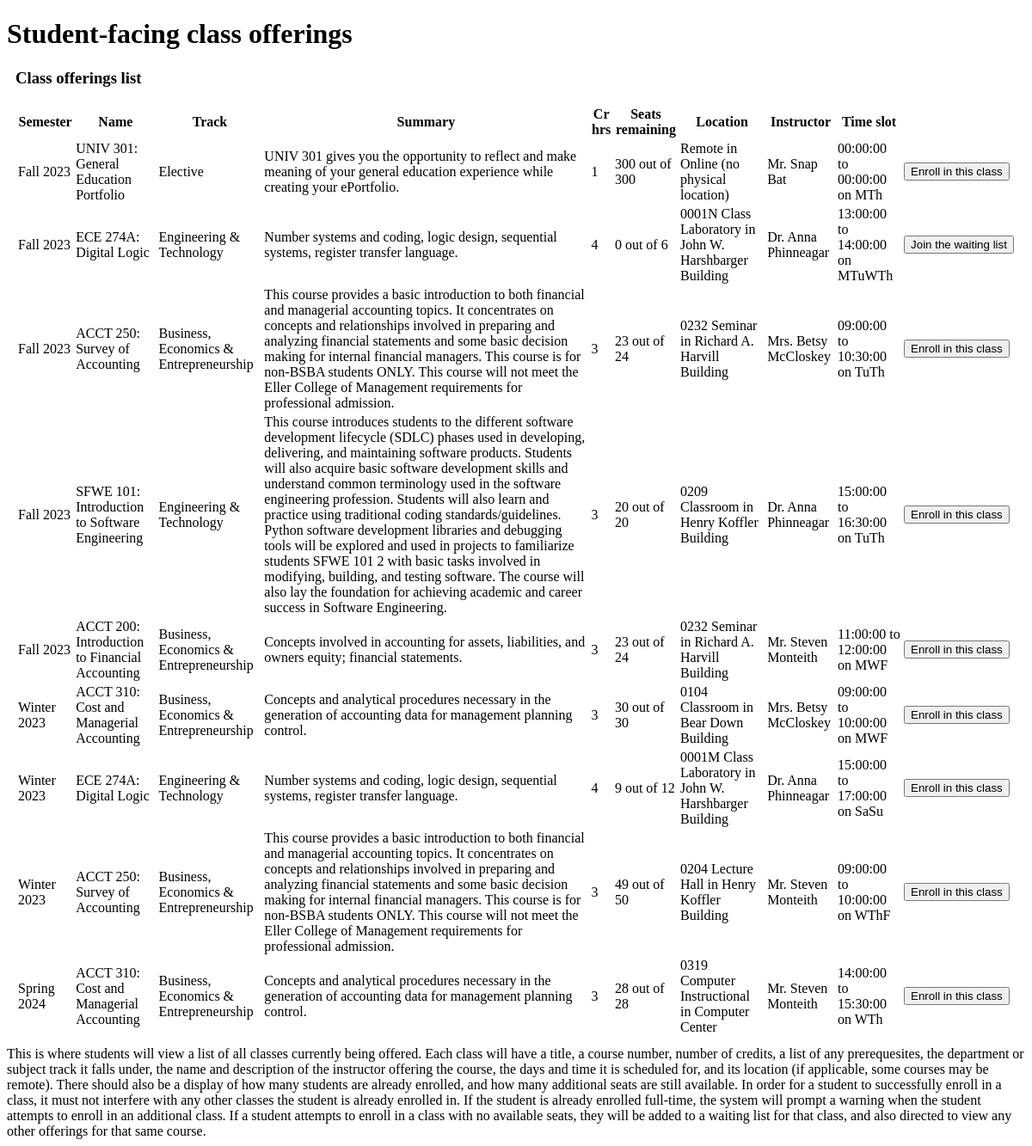
Page /classes_student.php on the earlier database version.
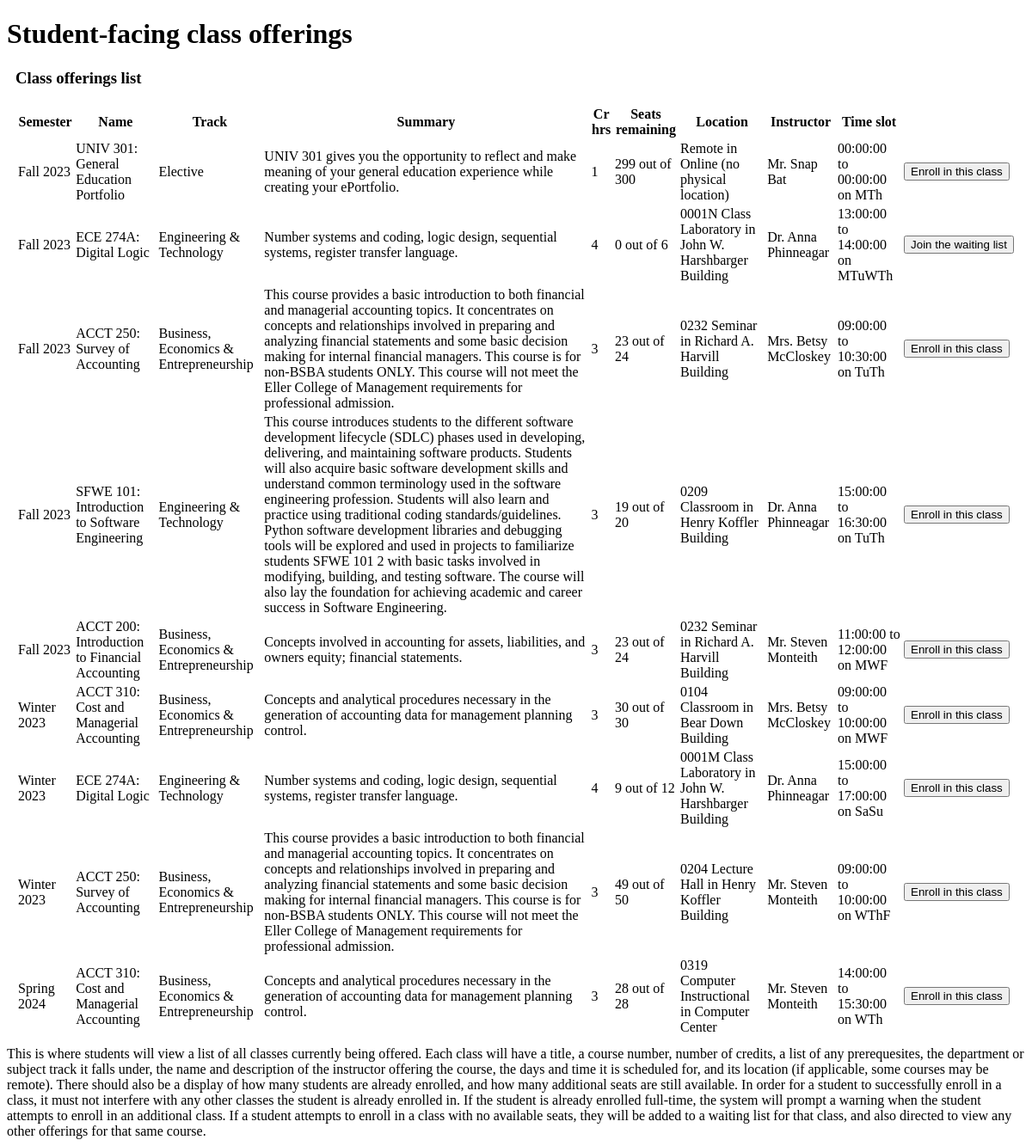
Same page on the later database version.
### tables this page shows
CREATE TABLE `offerings` (
  `class_id` bigint(20) NOT NULL,
  `course_id` varchar(10) NOT NULL,
  `teacher_user_id` bigint(20) NOT NULL,
  `room_id` varchar(10) NOT NULL,
  `occupancy` int(11) DEFAULT NULL,
  `vacancies` int(11) DEFAULT NULL,
  `semester_name` varchar(50) NOT NULL,
  `start_time` time DEFAULT NULL,
  `end_time` time DEFAULT NULL,
  `monday` tinyint(1) DEFAULT NULL,
  `tuesday` tinyint(1) DEFAULT NULL,
  `wednesday` tinyint(1) DEFAULT NULL,
  `thursday` tinyint(1) DEFAULT NULL,
  `friday` tinyint(1) DEFAULT NULL,
  `saturday` tinyint(1) DEFAULT NULL,
  `sunday` tinyint(1) DEFAULT NULL
);

CREATE TABLE `semesters` (
  `semester_name` varchar(50) NOT NULL,
  `start_date` date NOT NULL,
  `end_date` date NOT NULL
);

CREATE TABLE `courses` (
  `course_id` varchar(10) NOT NULL,
  `course_name` varchar(100) NOT NULL,
  `summary` varchar(1000) DEFAULT NULL,
  `credits` int(11) NOT NULL,
  `track_id` int(11) NOT NULL,
  `prerequesites` tinyint(1) DEFAULT NULL,
  `default_max_capacity` int(11) DEFAULT NULL
);

CREATE TABLE `subject_tracks` (
  `track_id` int(11) NOT NULL,
  `track_name` varchar(45) NOT NULL
);

CREATE TABLE `rooms` (
  `room_id` varchar(10) NOT NULL,
  `room_name` varchar(45) NOT NULL,
  `building_name` varchar(200) DEFAULT NULL,
  `capacity` int(11) NOT NULL,
  `ada_accessible` tinyint(1) DEFAULT NULL,
  `building_address` varchar(200) DEFAULT NULL
);

CREATE TABLE `teachers` (
  `user_id` int(11) NOT NULL,
  `teacher_id` varchar(20) NOT NULL,
  `password` varchar(45) NOT NULL,
  `role_id` int(11) DEFAULT NULL,
  `email` varchar(45) DEFAULT 'teacher@uagc.edu',
  `phone` varchar(45) DEFAULT '(111)222-3333',
  `prefix` varchar(5) DEFAULT 'Mx.',
  `first_name` varchar(45) NOT NULL,
  `last_name` varchar(45) NOT NULL,
  `ssn` varchar(20) DEFAULT '111-22-3333',
  `hire_date` date NOT NULL DEFAULT current_timestamp(),
  `mailing_address` varchar(500) DEFAULT '1401 University of AZ, Tucson, AZ, 85719',
  `salary` double DEFAULT NULL,
  `bio_summary` varchar(1000) DEFAULT 'This is a placeholder for where your biography/summary should go. It will be shown to students, describing you. Please put it in 3rd person and make sure to include your pronouns.'
);

### classes_student.php (the view, shortened to what the changed rows need)
<!DOCTYPE html>
<html lang="en">
<head>
</head>
<body>
<div class="container text-center">
<h1>Student-facing class offerings</h1>
</div>
</head>
<body>
    <div class="bs-example">
            <div class="row">
                <div class="col-md-12">
    <?php
    include_once 'db.php';
    if(isset($_POST['search_classes'])){ ?><form method="POST" action="classes.php"><input type="submit" name="see_all" value="See all"></form> <?php } ?>
                    <?php
         $user_id = $_SESSION['user_id'];
                    $result = mysqli_query($conn,"SELECT * FROM offerings
                    INNER JOIN rooms on offerings.room_id=rooms.room_id
                    INNER JOIN teachers ON offerings.teacher_user_id=teachers.user_id
                    INNER JOIN courses ON offerings.course_id=courses.course_id
                    INNER JOIN subject_tracks ON courses.track_id=subject_tracks.track_id
                    INNER JOIN semesters ON offerings.semester_name=semesters.semester_name ORDER BY `start_date`");
               echo "Successfully registered for class!";?>
               <meta http-equiv="refresh" content="0;URL=classes.php" /><?php
                    if ($result->num_rows > 0) {
                    ?>
                      <table class='table table-bordered table-striped'>
                       <th>Semester</th>
                       <th>Name</th>
                       <th>Track</th>
                        <th>Summary</th>
                        <th>Cr hrs</th>
                        <th>Seats remaining</th>
                        <th>Location</th>
                        <th>Instructor</th>
                        <th>Time slot</th>
                    <?php
                    while($row = mysqli_fetch_array($result)) {
                        $teacher_name = $row['prefix'] . ' ' . $row['first_name'] . ' ' . $row['last_name'];
                        $location = $row['room_name'] . ' in ' . $row['building_name'];
                        $class_days = "";
                        if($row['monday'] == 1){$class_days = $class_days . 'M';}
                        if($row['tuesday'] == 1){$class_days = $class_days . 'Tu';}
                        if($row['wednesday'] == 1){$class_days = $class_days . 'W';}
                        if($row['thursday'] == 1){$class_days = $class_days . 'Th';}
                        if($row['friday'] == 1){$class_days = $class_days . 'F';}
                        if($row['saturday'] == 1){$class_days = $class_days . 'Sa';}
                        if($row['sunday'] == 1){$class_days = $class_days . 'Su';}
                        $time_slot = $row['start_time'] . ' to ' . $row['end_time'] . ' on ' . $class_days;
                    ?>
                    <tr>
                        <td><?php echo $row["semester_name"]; ?></td>
                        <td><?php echo $row["course_id"]; echo ': '; echo $row["course_name"]; ?></td>
                        <td><?php echo $row["track_name"]; ?></td>
                        <td><?php echo $row["summary"]; ?></td>
                        <td><?php echo $row["credits"]; ?></td>
                        <td><?php echo $row["vacancies"]; echo " out of "; echo $row["occupancy"]; ?></td>
                        <td><?php echo $location; ?></td>
                        <td><?php echo $teacher_name; ?></td>
                        <td><?php echo $time_slot; ?></td>
                        <?php $displayed_class_id = $row["class_id"];
                        if($search_enrollments = $conn->prepare('SELECT * from `enrollment` where `class_id`=? and `user_id`=? and (`enrollment_status`="a" or `enrollment_status`="q")')){
                            $search_enrollments->execute([$displayed_class_id, $user_id]);
                            $search_enrollments_result = $search_enrollments->get_result();
                            $enroll_result = mysqli_fetch_array($search_enrollments_result);
                            if($search_enrollments_result->num_rows >0) {$enrollment_status = $enroll_result["enrollment_status"];} else {$enrollment_status = null;}
                            if($search_enrollments_result->num_rows > 0){$has_enrolled = TRUE;
                        }
                            else{$has_enrolled = FALSE;
                            }
                            if($row["vacancies"] > 0){$class_has_room = TRUE;
                            }
                            else{$class_has_room = FALSE;
                            }
                            if($enrollment_status == 'a'){$enrollment_active = TRUE;
                            }
                            else{$enrollment_active = FALSE;
                            }
                        if(($has_enrolled == FALSE) && ($class_has_room == TRUE)){ ?>
                            <td><form method="POST" action="classes.php"><input type="hidden" name="class_id" value="<?php echo $row['class_id'] ?>"><input type="submit" name="enroll" value="Enroll in this class"></form></td>
                             <?php }
                        elseif(($has_enrolled == FALSE) && ($class_has_room == FALSE)){ ?>
                            <td><form method="POST" action="classes.php"><input type="hidden" name="class_id" value="<?php echo $row['class_id'] ?>"><input type="submit" name="enroll" value="Join the waiting list"></form></td>
                             <?php }
                        elseif(($has_enrolled == TRUE) && ($enrollment_active == FALSE)){ ?>
                        <td><form method="POST" action="classes.php"><input type="hidden" name="class_id" value="<?php echo $row['class_id'] ?>"><input type="submit" name="unqueue" value="Leave the waiting list"></form></td>
                        <?php }
                        else { ?>
                        <td><form method="POST" action="classes.php"><input type="hidden" name="class_id" value="<?php echo $row['class_id'] ?>"><input type="submit" name="withdraw" value="Withdraw from this class"></form></td>
                        <?php }}
                        ?>
                    </tr>
                    <?php
                    }
                    ?>
                    </table>
                     <?php
                    }
                    else{
                        echo "No results found";
                    }
                    ?>
                </div>
            </div>
    </div>
</body>
</html>

Differences in the rows shown:
changed offerings "00:00:00 to 00:00:00 on MTh": vacancies "300" → "299"
changed offerings "15:00:00 to 16:30:00 on TuTh": vacancies "20" → "19"
